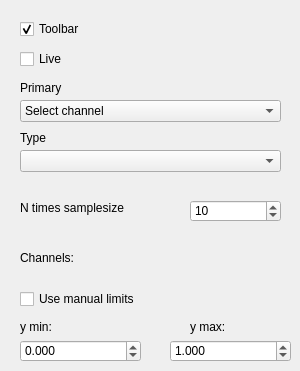
        <widget class="QWidget" name="btm_tab">
         <attribute name="title">
          <string>Btm Plot</string>
         </attribute>
         <widget class="QWidget" name="btm_comboBoxWidget" native="true">
          <property name="geometry">
           <rect>
            <x>110</x>
            <y>250</y>
            <width>171</width>
            <height>21</height>
           </rect>
          </property>
          <widget class="QWidget" name="verticalLayoutWidget_2">
           <property name="geometry">
            <rect>
             <x>0</x>
             <y>0</y>
             <width>171</width>
             <height>21</height>
            </rect>
           </property>
           <layout class="QVBoxLayout" name="btm_comboBoxWidgetLayout">
            <property name="sizeConstraint">
             <enum>QLayout::SetMaximumSize</enum>
            </property>
           </layout>
          </widget>
         </widget>
         <widget class="QCheckBox" name="btm_useManLim_checkBox">
          <property name="geometry">
           <rect>
            <x>20</x>
            <y>290</y>
            <width>171</width>
            <height>18</height>
           </rect>
          </property>
          <property name="text">
           <string>Use manual limits</string>
          </property>
         </widget>
         <widget class="QLabel" name="label_13">
          <property name="geometry">
           <rect>
            <x>20</x>
            <y>80</y>
            <width>51</width>
            <height>16</height>
           </rect>
          </property>
          <property name="text">
           <string>Primary</string>
          </property>
         </widget>
         <widget class="QCheckBox" name="btm_show_toolbar_checkBox">
          <property name="geometry">
           <rect>
            <x>20</x>
            <y>20</y>
            <width>111</width>
            <height>18</height>
           </rect>
          </property>
          <property name="text">
           <string>Toolbar</string>
          </property>
          <property name="checked">
           <bool>true</bool>
          </property>
          <property name="tristate">
           <bool>false</bool>
          </property>
         </widget>
         <widget class="QComboBox" name="btm_plot_primary_comboBox">
          <property name="geometry">
           <rect>
            <x>20</x>
            <y>100</y>
            <width>261</width>
            <height>22</height>
           </rect>
          </property>
          <item>
           <property name="text">
            <string>Select channel</string>
           </property>
          </item>
         </widget>
         <widget class="QLabel" name="label_20">
          <property name="geometry">
           <rect>
            <x>20</x>
            <y>130</y>
            <width>251</width>
            <height>16</height>
           </rect>
          </property>
          <property name="text">
           <string>Type</string>
          </property>
         </widget>
         <widget class="QComboBox" name="btm_plot_processing_comboBox">
          <property name="geometry">
           <rect>
            <x>20</x>
            <y>150</y>
            <width>261</width>
            <height>22</height>
           </rect>
          </property>
         </widget>
         <widget class="QCheckBox" name="btm_plot_live_checkBox">
          <property name="geometry">
           <rect>
            <x>20</x>
            <y>50</y>
            <width>111</width>
            <height>18</height>
           </rect>
          </property>
          <property name="text">
           <string>Live</string>
          </property>
          <property name="checked">
           <bool>false</bool>
          </property>
          <property name="tristate">
           <bool>false</bool>
          </property>
         </widget>
         <widget class="QSpinBox" name="btm_plot_NspinBox">
          <property name="enabled">
           <bool>true</bool>
          </property>
          <property name="geometry">
           <rect>
            <x>190</x>
            <y>200</y>
            <width>91</width>
            <height>22</height>
           </rect>
          </property>
          <property name="minimum">
           <number>1</number>
          </property>
          <property name="maximum">
           <number>99999</number>
          </property>
          <property name="value">
           <number>10</number>
          </property>
         </widget>
         <widget class="QLabel" name="label_21">
          <property name="geometry">
           <rect>
            <x>20</x>
            <y>320</y>
            <width>47</width>
            <height>14</height>
           </rect>
          </property>
          <property name="text">
           <string>y min:</string>
          </property>
         </widget>
         <widget class="QLabel" name="label_22">
          <property name="geometry">
           <rect>
            <x>20</x>
            <y>200</y>
            <width>161</width>
            <height>16</height>
           </rect>
          </property>
          <property name="text">
           <string>N times samplesize</string>
          </property>
         </widget>
         <widget class="QDoubleSpinBox" name="btm_lowerLimit_doubleSpinBox">
          <property name="geometry">
           <rect>
            <x>20</x>
            <y>340</y>
            <width>121</width>
            <height>22</height>
           </rect>
          </property>
          <property name="decimals">
           <number>3</number>
          </property>
          <property name="minimum">
           <double>-99999999.000000000000000</double>
          </property>
          <property name="maximum">
           <double>99999999.000000000000000</double>
          </property>
         </widget>
         <widget class="QDoubleSpinBox" name="btm_upperLimit_doubleSpinBox">
          <property name="geometry">
           <rect>
            <x>170</x>
            <y>340</y>
            <width>121</width>
            <height>22</height>
           </rect>
          </property>
          <property name="decimals">
           <number>3</number>
          </property>
          <property name="minimum">
           <double>-99999999.000000000000000</double>
          </property>
          <property name="maximum">
           <double>99999999.000000000000000</double>
          </property>
          <property name="value">
           <double>1.000000000000000</double>
          </property>
         </widget>
         <widget class="QLabel" name="label_23">
          <property name="geometry">
           <rect>
            <x>20</x>
            <y>250</y>
            <width>81</width>
            <height>16</height>
           </rect>
          </property>
          <property name="text">
           <string>Channels:</string>
          </property>
         </widget>
         <widget class="QLabel" name="label_24">
          <property name="geometry">
           <rect>
            <x>190</x>
            <y>320</y>
            <width>47</width>
            <height>14</height>
           </rect>
          </property>
          <property name="text">
           <string>y max:</string>
          </property>
         </widget>
        </widget>
